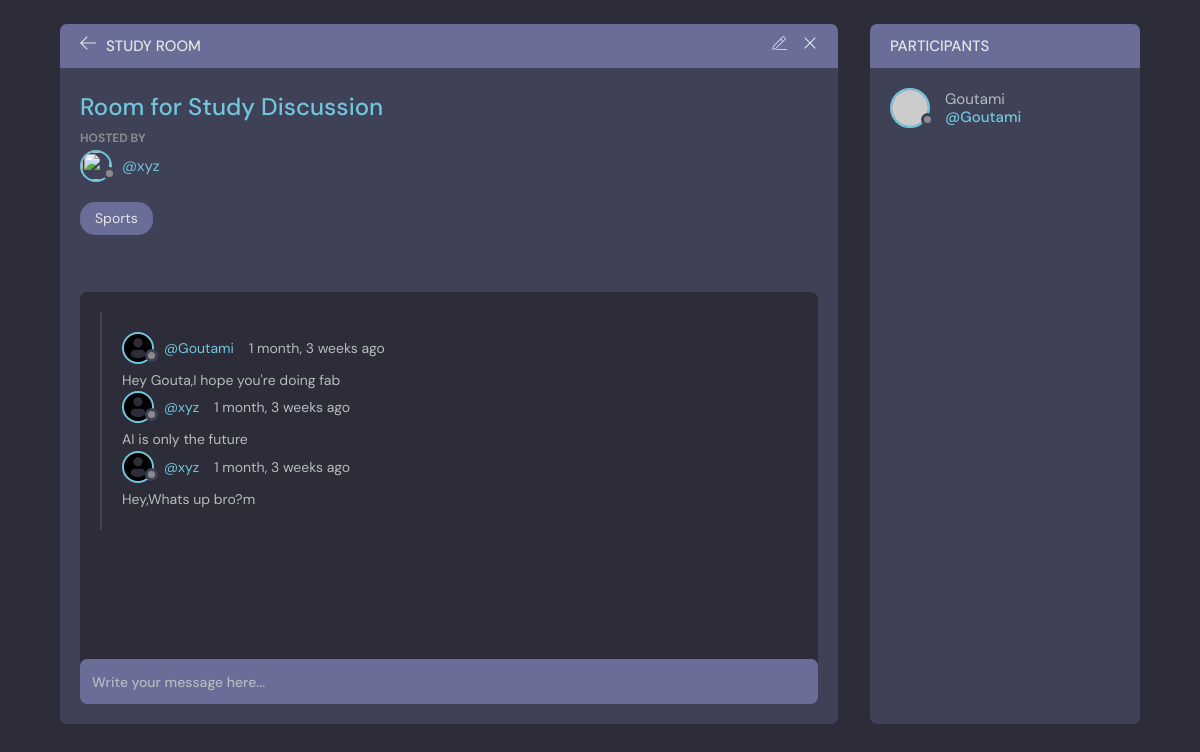
/room/8/, run on the app's committed database.
### App/models.py (models this page shows, shortened)
class Room(models.Model):
    host=models.ForeignKey(User,on_delete=models.SET_NULL,null=True)
    topic=models.ForeignKey(Topic,on_delete=models.SET_NULL,null=True)
    name=models.CharField(max_length=300)
    participants=models.ManyToManyField(User,related_name='participants',blank=True)
    description=models.TextField(null=True,blank=True)
    updated=models.DateTimeField(auto_now=True)
    created=models.DateTimeField(auto_now_add=True)
    class Meta:
        ordering=['-updated','-created']

class Topic(models.Model):
    name=models.CharField(max_length=300)
    def __str__(self):
        return self.name

class Message(models.Model):
    user=models.ForeignKey(User,on_delete=models.SET_NULL,null=True)
    room=models.ForeignKey(Room,on_delete=models.SET_NULL,null=True)
    body=models.TextField()
    updated=models.DateTimeField(auto_now=True)
    created=models.DateTimeField(auto_now_add=True)
    class Meta:
        ordering=['-updated','-created']

### App/views.py (the view, shortened to what this page needs)
# urls.py: path('room/<str:pk>/',views.room,name='room'),
def room(request,pk):
    room=Room.objects.get(id=pk)
    room_messages=room.message_set.all()
    participants=room.participants.all()
    context={'room':room,'room_messages':room_messages,'participants':participants}
    return render(request,'room.html',context)

### App/templates/room.html (shortened to what this page needs)
{% extends 'base.html' %}
{% block content%}
{% load static %}
<head>
    <link rel="stylesheet" href="{% static 'style/style.css' %}"/>
</head>
  <body>
    <main class="profile-page layout layout--2">
      <div class="container">
        <div class="room">
          <div class="room__top">
            <div class="room__topLeft">
              <a href="{% url 'home' %}">
                <svg version="1.1" xmlns="http://www.w3.org/2000/svg" width="32" height="32" viewBox="0 0 32 32">
                  <title>arrow-left</title>
                  <path
                    d="M13.723 2.286l-13.723 13.714 13.719 13.714 1.616-1.611-10.96-10.96h27.625v-2.286h-27.625l10.965-10.965-1.616-1.607z"
                  ></path>
                </svg>
              </a>
              <h3>Study Room</h3>
            </div>
          {%if request.user == user %}
            <div class="room__topRight">
              <a href="{% url 'update-room' room.id %}">
              </a>
              <a href="{% url 'delete-room' room.id %}">
                <svg version="1.1" xmlns="http://www.w3.org/2000/svg" width="32" height="32" viewBox="0 0 32 32">
                  <title>remove</title>
                  <path
                    d="M27.314 6.019l-1.333-1.333-9.98 9.981-9.981-9.981-1.333 1.333 9.981 9.981-9.981 9.98 1.333 1.333 9.981-9.98 9.98 9.98 1.333-1.333-9.98-9.98 9.98-9.981z"
                  ></path>
                </svg>
              </a>
            </div>
            {% endif %}
          </div>
          <div class="room__box scroll">
            <div class="room__header scroll">
              <div class="room__info">
                <h3>Room for Study Discussion</h3>
              </div>
              <div class="room__hosted">
                <p>Hosted By</p>{{host}}
                <a href="{% url 'profile' room.host.id %}" class="room__author">
                  <div class="avatar avatar--small">
                    <img src="{% static 'images/pic.svg' %}" />
                  </div>
                  <span>@{{room.host}}
                  </span>
                </a>
              </div>
              <span class="room__topics">{{room.topic}}</span>
            </div>
            <div class="room__conversation">
              <div class="threads scroll">
                <div class="thread">
                  {% for msg in room_messages %}
                  <div class="thread__top">
                    <div class="thread__author">
                      <a href="{% url 'profile' user.id %}" class="thread__authorInfo">
                        <div class="avatar avatar--small">
                          <img src="{% static 'images/profile.svg' %}" />
                        </div>
                        <span>@{{msg.user}} </span>
                      </a>
                      <span class="thread__date"> {{msg.created | timesince}} ago</span>
                    </div>
                  </div>
                  <div class="thread__details">
                    {{msg.body}}
                  </div>
                  {% endfor %}
                </div>
              </div>
            </div>
          </div>
          <div class="room__message">
            <form action="#" method="POST" >
              <input type="textarea" name="comment" placeholder="Write your message here..." /></form>
          </div>
        </div>
        <div class="participants">
          <h3 class="participants__top">Participants </h3>
          {% for i in participants %}
          <div class="participants__list scroll">
            <a href="{% url 'profile' i.id %}" class="participant">
              <div class="avatar avatar--medium">
                <img src="https://randomuser.me/api/portraits/men/37.jpg" />
              </div>
              <p>
                {{i}}
                <span>@{{i.username}}</span>
              </p>
            </a>
         </div>
         {% endfor %}
        </div>
      </div>
    </main>
  </body>
</html>
{% endblock %}

### data on the page
Room: host "xyz", topic "Sports"
Message: user "Goutami", created "1 month, 3 weeks", body "Hey Gouta,I hope you're doing fab"
Message: user "xyz", created "1 month, 3 weeks", body "AI is only the future"
Message: user "xyz", created "1 month, 3 weeks", body "Hey,Whats up bro?m"

### other printed values
{{ i }} "Goutami"
{{ i.username }} "Goutami"
